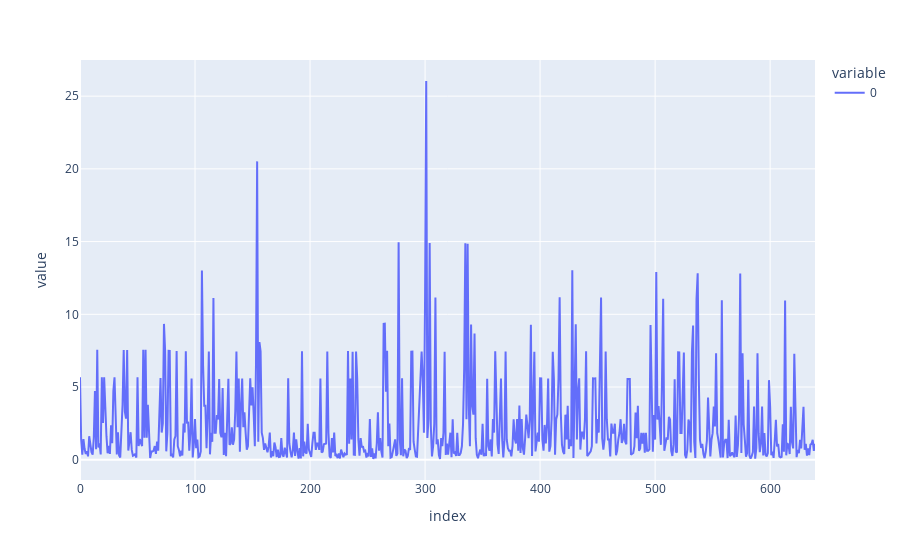

Notebook code for this chart:
### Code cell
px.line(R)

### Figure 1 — Plotly figure (JSON) as saved in the notebook; plotly's stock layout.template omitted (floating-point values rounded to 4 significant figures; data arrays with more than 128 entries replaced by an {"elided": "..."} marker saying what was removed)
{"data": [{"hovertemplate": "variable=0<br>index=%{x}<br>value=%{y}<extra></extra>", "legendgroup": "0", "line": {"color": "#636efa", "dash": "solid"}, "marker": {"symbol": "circle"}, "mode": "lines", "name": "0", "orientation": "v", "showlegend": true, "type": "scatter", "x": {"elided": "640 int values"}, "xaxis": "x", "y": {"elided": "640 float values"}, "yaxis": "y"}], "layout": {"legend": {"title": {"text": "variable"}, "tracegroupgap": 0}, "margin": {"t": 60}, "xaxis": {"anchor": "y", "domain": [0, 1], "title": {"text": "index"}}, "yaxis": {"anchor": "x", "domain": [0, 1], "title": {"text": "value"}}}}
